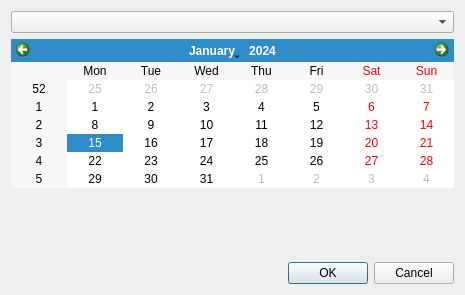
<?xml version="1.0" encoding="UTF-8"?>
<ui version="4.0">
 <class>GroupJobTicketsManipulationsDialog</class>
 <widget class="QDialog" name="GroupJobTicketsManipulationsDialog">
  <property name="geometry">
   <rect>
    <x>0</x>
    <y>0</y>
    <width>465</width>
    <height>295</height>
   </rect>
  </property>
  <property name="windowTitle">
   <string>Dialog</string>
  </property>
  <layout class="QGridLayout" name="gridLayout">
   <item row="4" column="0">
    <spacer name="verticalSpacer">
     <property name="orientation">
      <enum>Qt::Vertical</enum>
     </property>
     <property name="sizeHint" stdset="0">
      <size>
       <width>20</width>
       <height>40</height>
      </size>
     </property>
    </spacer>
   </item>
   <item row="5" column="1" colspan="2">
    <widget class="QDialogButtonBox" name="buttonBox">
     <property name="orientation">
      <enum>Qt::Horizontal</enum>
     </property>
     <property name="standardButtons">
      <set>QDialogButtonBox::Cancel|QDialogButtonBox::Ok</set>
     </property>
    </widget>
   </item>
   <item row="3" column="0" colspan="3">
    <widget class="CCalendarWidget" name="calendar">
     <property name="sizePolicy">
      <sizepolicy hsizetype="Preferred" vsizetype="Preferred">
       <horstretch>0</horstretch>
       <verstretch>0</verstretch>
      </sizepolicy>
     </property>
     <property name="firstDayOfWeek">
      <enum>Qt::Monday</enum>
     </property>
     <property name="gridVisible">
      <bool>false</bool>
     </property>
    </widget>
   </item>
   <item row="1" column="0" rowspan="2" colspan="3">
    <widget class="COrgStructureComboBox" name="cmbOrgStructure">
     <property name="enabled">
      <bool>true</bool>
     </property>
    </widget>
   </item>
  </layout>
 </widget>
 <customwidgets>
  <customwidget>
   <class>COrgStructureComboBox</class>
   <extends>QComboBox</extends>
   <header>Orgs/OrgStructComboBoxes.h</header>
  </customwidget>
  <customwidget>
   <class>CCalendarWidget</class>
   <extends>QCalendarWidget</extends>
   <header>library/CalendarWidget.h</header>
  </customwidget>
 </customwidgets>
 <resources/>
 <connections>
  <connection>
   <sender>buttonBox</sender>
   <signal>accepted()</signal>
   <receiver>GroupJobTicketsManipulationsDialog</receiver>
   <slot>accept()</slot>
   <hints>
    <hint type="sourcelabel">
     <x>252</x>
     <y>198</y>
    </hint>
    <hint type="destinationlabel">
     <x>157</x>
     <y>274</y>
    </hint>
   </hints>
  </connection>
  <connection>
   <sender>buttonBox</sender>
   <signal>rejected()</signal>
   <receiver>GroupJobTicketsManipulationsDialog</receiver>
   <slot>reject()</slot>
   <hints>
    <hint type="sourcelabel">
     <x>320</x>
     <y>198</y>
    </hint>
    <hint type="destinationlabel">
     <x>286</x>
     <y>274</y>
    </hint>
   </hints>
  </connection>
 </connections>
</ui>
